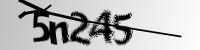
#> input picture images/processor/5n245.png, 200 x 50 px, found by its file name
$ python captcha_processor2.py
#> lines starting #> are read from the running program, lines starting #| are printed output that depends on the picture; after the words box and inside, x2 and y2 are one past the last pixel; in counts of white or black regions, pixels touching at a corner belong together
import cv2
import numpy as np
from matplotlib import pyplot as plt
import matplotlib.image as mpi

IMAGE_PATH = '../../data/5n245.png'

img = cv2.imread(IMAGE_PATH, 0)
#> img is the input picture: shape (50, 200); min 0, max 255, mean 183.6

# From RGB to BW
# Otsu thresholding with Gaussian Blur
blur = cv2.GaussianBlur(img, (5, 5), 0)
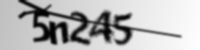
#> blur: shape (50, 200); min 1, max 254, mean 183.6
th = cv2.threshold(blur, 0, 255, cv2.THRESH_BINARY + cv2.THRESH_OTSU)[1]
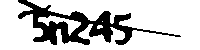
#> th: shape (50, 200); 77.8% white; 1 black region, box (x1, y1, x2, y2) and area: (18, 0, 181, 45) 2217

kernel = np.ones((3, 3), np.uint8)
dilation = cv2.dilate(th, kernel, iterations=1)
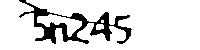
#> dilation: shape (50, 200); 87% white; 1 black region, box (x1, y1, x2, y2) and area: (19, 0, 132, 44) 1303
final = cv2.dilate(dilation, np.ones((3, 2), np.uint8), iterations=1)
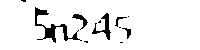
#> final: shape (50, 200); 92.9% white; 11 black regions (6 under 20 px), largest, box (x1, y1, x2, y2) and area: (35, 7, 82, 43) 366, (92, 13, 111, 40) 159, (72, 14, 88, 30) 82, (122, 28, 131, 39) 40, (115, 17, 127, 27) 33
final = cv2.erode(final, np.ones((2, 2), np.uint8), iterations=2)
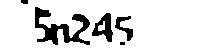
#> final: shape (50, 200); 86.5% white; 5 black regions (1 under 20 px), largest, box (x1, y1, x2, y2) and area: (35, 7, 90, 45) 822, (92, 13, 113, 42) 303, (115, 16, 133, 41) 180, (21, 0, 28, 4) 26
final = cv2.erode(final, np.ones((3, 3), np.uint8), iterations=1)
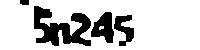
#> final: shape (50, 200); 79.9% white; 4 black regions, box (x1, y1, x2, y2) and area: (34, 6, 91, 46) 1198, (91, 12, 114, 43) 441, (114, 15, 134, 46) 327, (20, 0, 29, 5) 43

# Plot
titles = ['Original', 'Gaussian + Otsu', 'Dilation', 'Erosion x 2']
images = [mpi.imread(IMAGE_PATH), th, dilation, final]
for i in range(4):
    plt.subplot(3, 2, i + 1), plt.imshow(images[i], 'gray')
    plt.title(titles[i])
    plt.xticks([]), plt.yticks([])

plt.show()
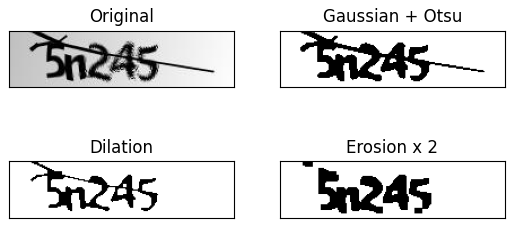
#> figure drawn by matplotlib, 4 panels

$ run again, with images/processor/1c128a57.png copied over images/processor/5n245.png
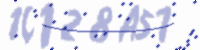
#> input picture images/processor/1c128a57.png, 200 x 50 px, found by its file name
#> `th = cv2.threshold(blur, 0, 255, cv2.THRESH_BINARY + cv2.THRESH_OTSU)[1]`:
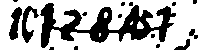
#> th: shape (50, 200); 68.4% white; 16 black regions (11 under 20 px), largest, box (x1, y1, x2, y2) and area: (40, 3, 176, 48) 2392, (22, 6, 39, 43) 255, (9, 7, 22, 40) 238, (174, 39, 190, 50) 74, (189, 29, 198, 39) 48
#> dilation: shape (50, 200); 81.2% white; 22 black regions (15 under 20 px), largest, box (x1, y1, x2, y2) and area: (78, 6, 153, 41) 813, (42, 4, 55, 47) 303, (60, 11, 80, 40) 222
#> `plt.show()`:
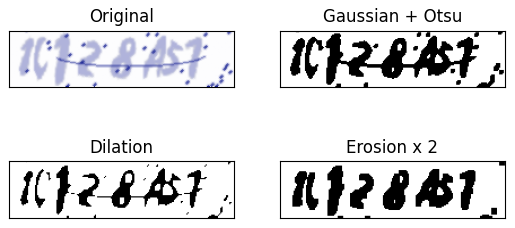
#> figure drawn by matplotlib, 4 panels
